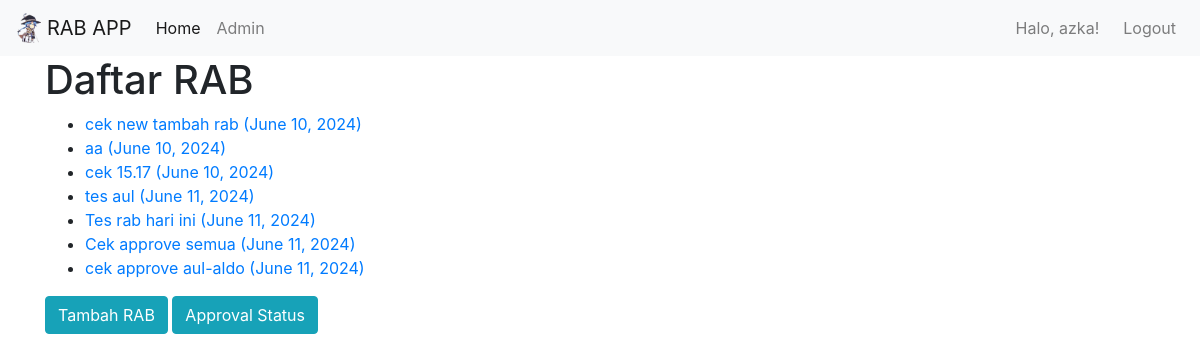
The app's page / (signed in) with its own data.
### myapp/models.py (models this page shows, shortened)
class RAB(models.Model):
    user = models.ForeignKey(User, on_delete=models.CASCADE)
    nama_rab = models.CharField(max_length=255)
    tanggal = models.DateField()
    status = models.CharField(max_length=50, choices=[('Pending', 'Pending'), ('Approved', 'Approved'), ('Rejected', 'Rejected')], default='Pending')

### myapp/views.py (the view)
# urls.py: 2. Add a URL to urlpatterns:  path('', views.home, name='home')
@login_required(login_url='/login/')
def home(request):
    rabs = RAB.objects.filter(user=request.user)
    return render(request, 'home.html', {'rabs': rabs})

### myapp/templates/home.html
{% extends "base.html" %} {% block title %} Home Page {% endblock %}
{% block content %}
<h1>Daftar RAB</h1>
<ul>
    {% for rab in rabs %}
        <li><a href="{% url 'detail_rab' rab.id %}">{{ rab.nama_rab }} ({{rab.tanggal}})</a></li>
    {% endfor %}
</ul>
<a class="btn btn-info" href="{% url 'tambah_rab' %}">Tambah RAB</a>
<a class="btn btn-info" href="{% url 'approval_list' %}">Approval Status</a>
{% endblock %}

### myapp/templates/base.html (shortened to what this page needs)
{% load static %}
<!DOCTYPE html>
<html lang="en">
<head>
    <link rel="stylesheet" href="https://stackpath.bootstrapcdn.com/bootstrap/4.3.1/css/bootstrap.min.css" />
</head>
<body>
    <nav class="navbar navbar-expand-lg navbar-light bg-light">
        <a class="navbar-brand" href="#">
            <img src="{% static 'roxy.png' %}" height="30" class="d-inline-block align-top" alt="">
            RAB APP
        </a>
        <div class="collapse navbar-collapse" id="navbarNav">
            <ul class="navbar-nav mr-auto">
                <li class="nav-item active">
                    <a class="nav-link" href="{% url 'home' %}">Home</a>
                </li>
                <li class="nav-item">
                    <a class="nav-link" href="{% url 'admin' %}" target="_blank">Admin</a>
                </li>
            </ul>
            <ul class="navbar-nav">
                {% if user.is_authenticated %}
                    <li class="nav-item">
                        <span class="navbar-text mr-3">Halo, {{ user.username }}!</span>
                    </li>
                    <li class="nav-item">
                        <a class="nav-link" href="{% url 'logout' %}">Logout</a>
                    </li>
                {% else %}
                    <li class="nav-item">
                        <a class="nav-link" href="{% url 'login' %}">Login</a>
                    </li>
                {% endif %}
            </ul>
        </div>
    </nav>
    <div class="container">
        {% block content %}
        {% endblock %}
    </div>
</body>
</html>

### records on screen
RAB: nama_rab "cek new tambah rab", tanggal "June 10, 2024"
RAB: nama_rab "aa", tanggal "June 10, 2024"
RAB: nama_rab "cek 15.17", tanggal "June 10, 2024"
RAB: nama_rab "tes aul", tanggal "June 11, 2024"
RAB: nama_rab "Tes rab hari ini", tanggal "June 11, 2024"
RAB: nama_rab "Cek approve semua", tanggal "June 11, 2024"
RAB: nama_rab "cek approve aul-aldo", tanggal "June 11, 2024"

### other values on screen
{{ user.username }} "azka"
